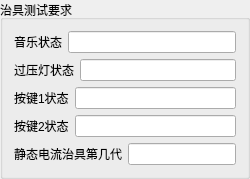
        <widget class="QGroupBox" name="groupBox_TestRequirements">
         <property name="title">
          <string>治具测试要求</string>
         </property>
         <layout class="QVBoxLayout" name="verticalLayout_TestRequirements">
          <item>
           <layout class="QHBoxLayout" name="horizontalLayout_MusicStatus">
            <item>
             <widget class="QLabel" name="label_MusicStatus">
              <property name="text">
               <string>音乐状态</string>
              </property>
             </widget>
            </item>
            <item>
             <widget class="QLineEdit" name="lineEdit_MusicStatus"/>
            </item>
           </layout>
          </item>
          <item>
           <layout class="QHBoxLayout" name="horizontalLayout_OvervoltageLightStatus">
            <item>
             <widget class="QLabel" name="label_OvervoltageLightStatus">
              <property name="text">
               <string>过压灯状态</string>
              </property>
             </widget>
            </item>
            <item>
             <widget class="QLineEdit" name="lineEdit_OvervoltageLightStatus"/>
            </item>
           </layout>
          </item>
          <item>
           <layout class="QHBoxLayout" name="horizontalLayout_Button1Status">
            <item>
             <widget class="QLabel" name="label_Button1Status">
              <property name="text">
               <string>按键1状态</string>
              </property>
             </widget>
            </item>
            <item>
             <widget class="QLineEdit" name="lineEdit_Button1Status">
              <property name="sizePolicy">
               <sizepolicy hsizetype="Expanding" vsizetype="Fixed">
                <horstretch>0</horstretch>
                <verstretch>0</verstretch>
               </sizepolicy>
              </property>
             </widget>
            </item>
           </layout>
          </item>
          <item>
           <layout class="QHBoxLayout" name="horizontalLayout_Button2Status">
            <item>
             <widget class="QLabel" name="label_Button2Status">
              <property name="text">
               <string>按键2状态</string>
              </property>
             </widget>
            </item>
            <item>
             <widget class="QLineEdit" name="lineEdit_Button2Status">
              <property name="sizePolicy">
               <sizepolicy hsizetype="Expanding" vsizetype="Fixed">
                <horstretch>0</horstretch>
                <verstretch>0</verstretch>
               </sizepolicy>
              </property>
             </widget>
            </item>
           </layout>
          </item>
          <item>
           <layout class="QHBoxLayout" name="horizontalLayout">
            <property name="topMargin">
             <number>0</number>
            </property>
            <item>
             <widget class="QLabel" name="label">
              <property name="sizePolicy">
               <sizepolicy hsizetype="Preferred" vsizetype="Fixed">
                <horstretch>0</horstretch>
                <verstretch>0</verstretch>
               </sizepolicy>
              </property>
              <property name="text">
               <string>静态电流治具第几代</string>
              </property>
             </widget>
            </item>
            <item>
             <widget class="QLineEdit" name="lineEdit_CurrentMechine"/>
            </item>
           </layout>
          </item>
         </layout>
        </widget>
